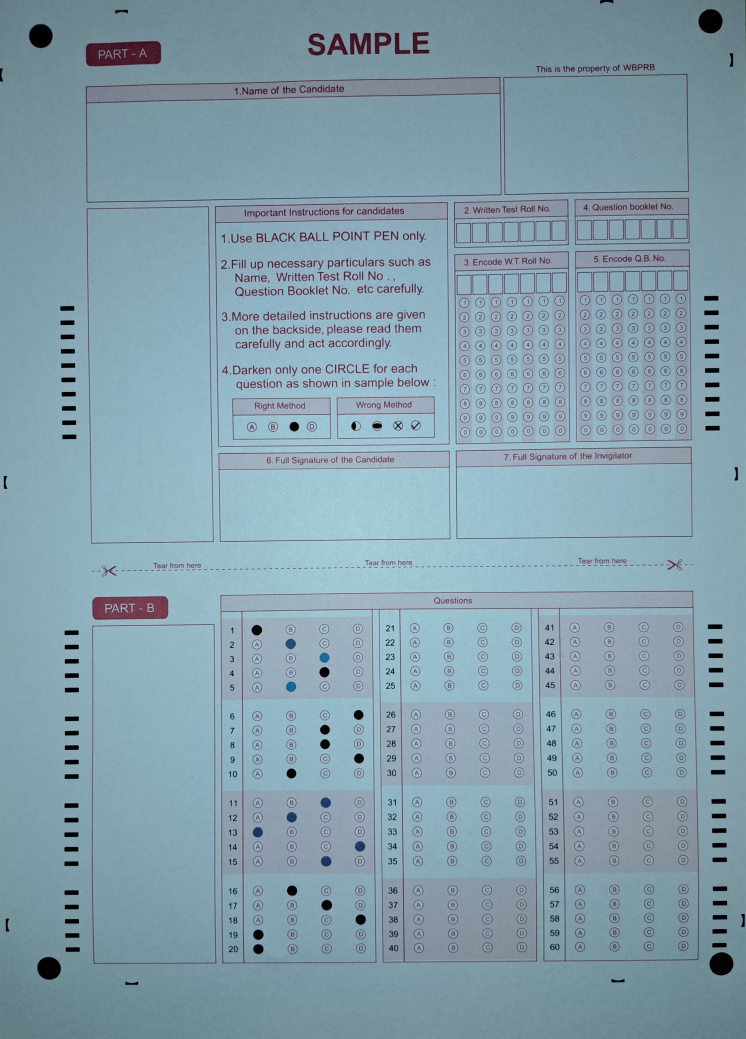
#> input picture images/test (3).jpg, 2984 x 4153 px, found by its file name (shown at 1/4 size)
$ python sharperner.py
#> lines starting #> are read from the running program, lines starting #| are printed output that depends on the picture; after the words box and inside, x2 and y2 are one past the last pixel; in counts of white or black regions, pixels touching at a corner belong together
#> further down, image is the input picture: shape (4153, 2984, 3); mean B, G, R 171.7, 158.7, 132.2
import cv2
import numpy as np


def sharpen_image(image):
    # Convert image to grayscale
    gray = cv2.cvtColor(image, cv2.COLOR_BGR2GRAY)
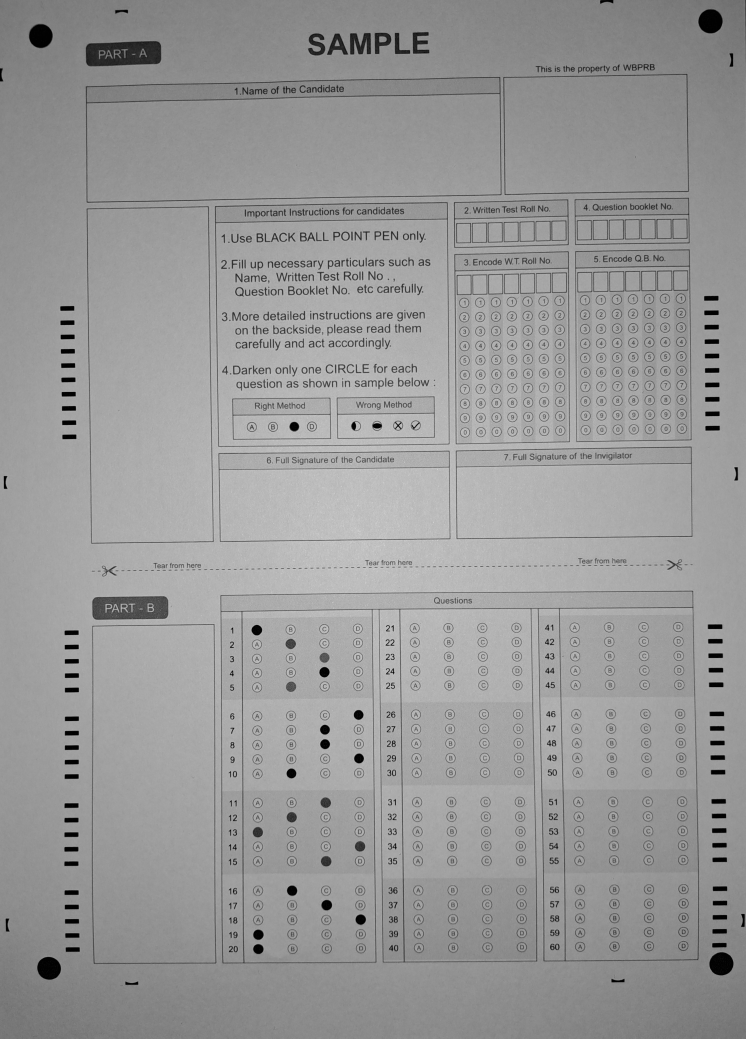
#> gray: shape (4153, 2984) (shown at 1/4 size); min 0, max 227, mean 152.2

    # Apply Gaussian blur to reduce noise
    blurred = cv2.GaussianBlur(gray, (5, 5), 0)

    # Apply unsharp masking to enhance edges
    sharpened = cv2.addWeighted(gray, 1.5, blurred, -0.5, 0)

    # Apply adaptive thresholding to remove background noise
    _, thresholded = cv2.threshold(
        sharpened, 0, 255, cv2.THRESH_BINARY + cv2.THRESH_OTSU
    )
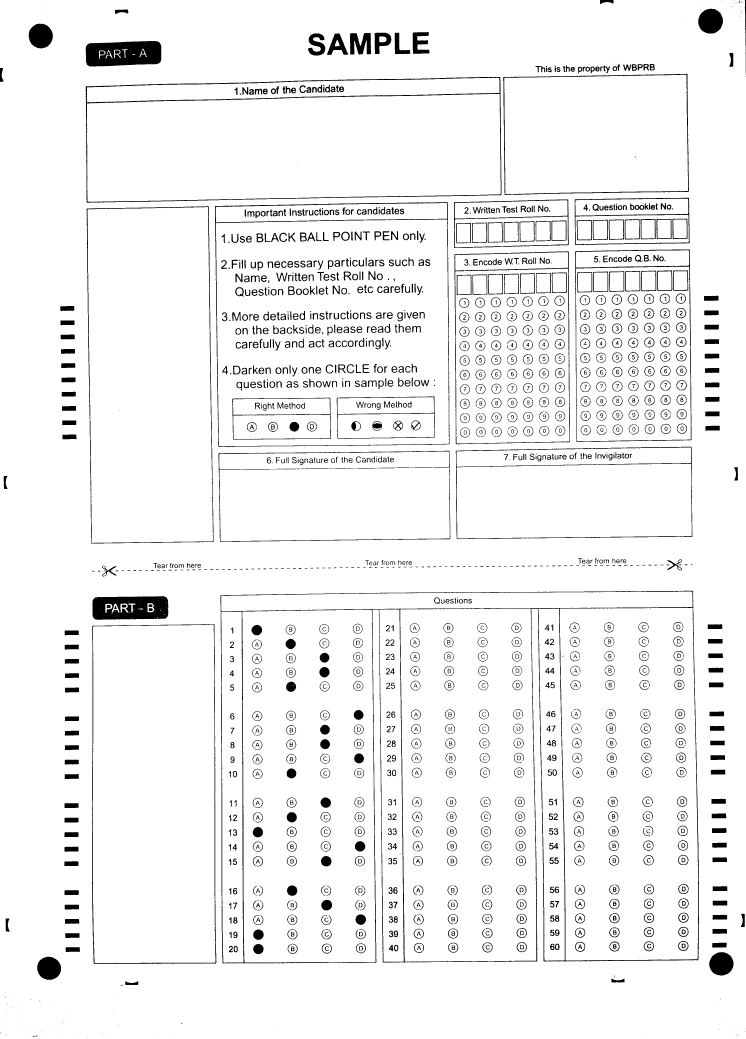
#> thresholded: shape (4153, 2984) (shown at 1/4 size); 94.8% white; 1890 black regions (234 under 20 px)

    return thresholded

def get_image_part(contour_part, image):
    x, y, w, h = cv2.boundingRect(np.array(contour_part))
    return image[y : y + h, x : x + w]

# [67 lines left out: function points, not called in this run]


def get_points(sharpened_image):
    _, thresholded = cv2.threshold(sharpened_image, 127, 255, cv2.THRESH_BINARY)

    # Find contours in the thresholded image
    contours, _ = cv2.findContours(thresholded, cv2.RETR_TREE, cv2.CHAIN_APPROX_SIMPLE)
#> contours = 2877 contours, 460 with area under 20; largest, box (x1, y1, x2, y2) and area: (0, 0, 2984, 4153) 12383600, (881, 2362, 2797, 3855) 2741703, (858, 808, 1799, 1788) 899952, (885, 2366, 2771, 3847) 854729, (864, 877, 1796, 1785) 825849

    image_parts = list()
    largest_area = 0
    # Iterate over all contours
    for i, contour in enumerate(contours):
        # Get the image for the contour
        x, y, w, h = cv2.boundingRect(np.array(contour))
        if w * h > 8000:
            image_parts.append((x, y, w, h))
            if w * h > largest_area:
                largest_area = w * h
#> this loop made 2877 passes
#> (x, y, w, h, largest_area) on pass 1: (0, 0, 2984, 4153, 12392552)
#> (x, y, w, h) on passes 5, 6, 7, 9, 10, 12: (348, 4146, 4, 4), (435, 4145, 3, 4), (2927, 4143, 3, 4), (130, 4140, 21, 9), (2946, 4138, 5, 5), (25, 4138, 4, 4)
#> after the loop, image_parts = 48 items, first 6: (0, 0, 2984, 4153), (148, 3826, 97, 94), (2836, 3808, 99, 95), (366, 2496, 501, 1361), (371, 2499, 491, 1353), (369, 2384, 305, 96); largest_area = 12392552


    circles_points = []

    for x, y, w, h in image_parts:
        image_part = sharpened_image[y : y + h, x : x + w]
        image_area = w * h
        circle_area = 3.14 * (min(w, h) / 2) ** 2
        filled_pixels = np.sum(image_part == 0)
        _range = range(int(0.95 * circle_area), int(1.05 * circle_area))
        # print(circle_area, filled_pixels)
        if filled_pixels in _range:
            circles_points.append((x, y, w, h))
#> this loop made 48 passes
#> (x, y, w, h, image_area, circle_area, filled_pixels) on passes 1 to 12: (0, 0, 2984, 4153, 12392552, 6989841, 643218), (148, 3826, 97, 94, 9118, 6936.3, 6913), (2836, 3808, 99, 95, 9405, 7084.6, 7110), (366, 2496, 501, 1361, 681861, 197035.8, 10465), (371, 2499, 491, 1353, 664323, 189248.6, 6659), (369, 2384, 305, 96, 29280, 7234.6, 24424), (881, 2362, 1916, 1493, 2860588, 1749803.5, 176723), (885, 2446, 89, 1405, 125045, 6218, 12952), (969, 2438, 534, 1412, 754008, 223847.5, 55668), (1517, 2437, 98, 1410, 138180, 7539.1, 14381), (2153, 2434, 106, 1409, 149354, 8820.3, 15235), (2238, 2431, 555, 1411, 783105, 241799.6, 39726)
#> pass 2, in get_points, `image_part = sharpened_image[y : y + h, x : x + w]`:
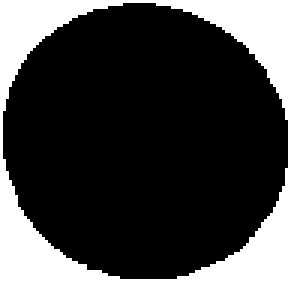
#> image_part: shape (94, 97) (shown 3 times larger); 24.2% white; 1 white region, box (x1, y1, x2, y2) and area: (0, 0, 97, 94) 2205
#> pass 3, in get_points, `image_part = sharpened_image[y : y + h, x : x + w]`:
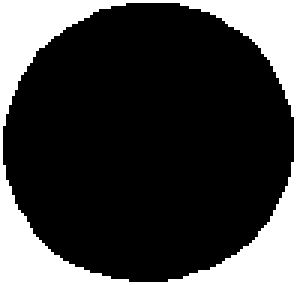
#> image_part: shape (95, 99) (shown 3 times larger); 24.4% white; 1 white region, box (x1, y1, x2, y2) and area: (0, 0, 99, 95) 2295
#> after the loop, circles_points = [(148, 3826, 97, 94), (2836, 3808, 99, 95), (113, 93, 100, 102), (2792, 34, 101, 101)]

    return circles_points


image = cv2.imread("images/test (3).jpg")
sharpened_image = sharpen_image(image)
circles_points = get_points(sharpened_image)
print(circles_points)
#| [(148, 3826, 97, 94), (2836, 3808, 99, 95), (113, 93, 100, 102), (2792, 34, 101, 101)]

# cv2.waitKey(0)
cv2.destroyAllWindows()

$ run again, with images/test (1).jpg copied over images/test (3).jpg
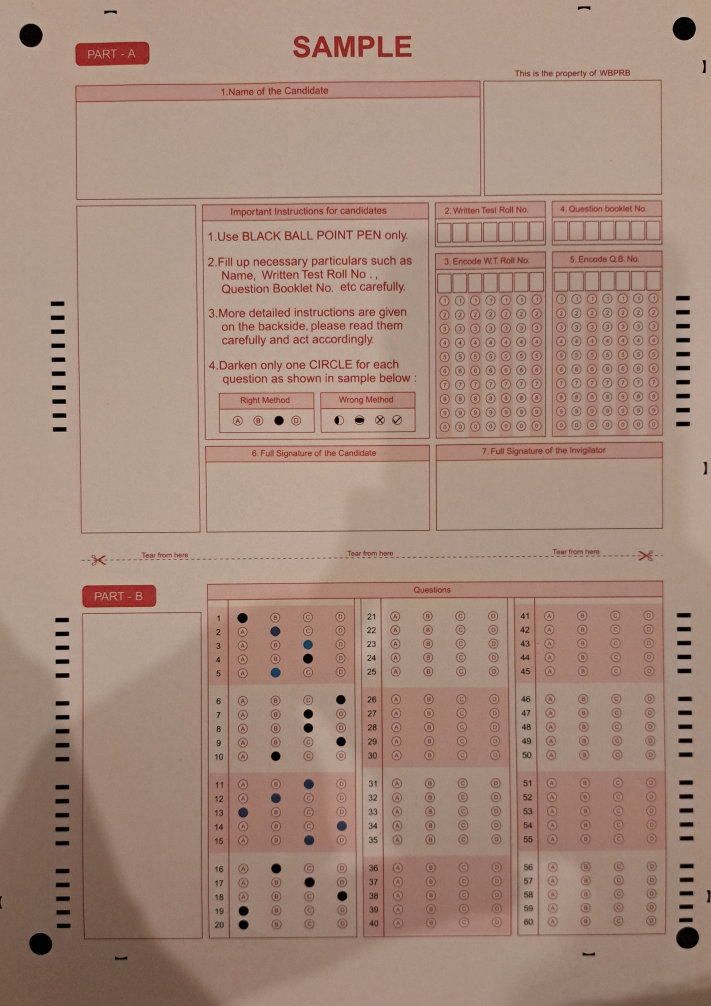
#> input picture images/test (1).jpg, 2841 x 4021 px, found by its file name (shown at 1/4 size)
#> image is the input picture: shape (4021, 2841, 3); mean B, G, R 124, 137.6, 165.5
#> in sharpen_image, `_, thresholded = cv2.threshold( sharpened, 0, 255, cv2.THRESH_BINARY +..`:
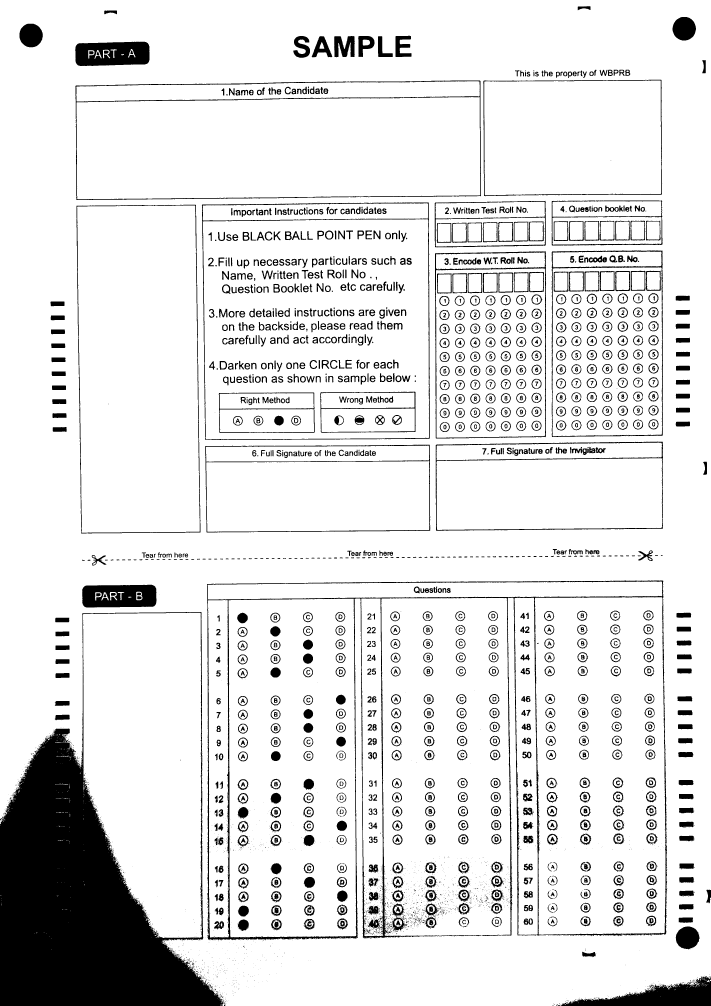
#> thresholded: shape (4021, 2841) (shown at 1/4 size); 88.4% white; 4587 black regions (2978 under 20 px)
#> contours = 7227 contours, 4831 with area under 20; largest, box (x1, y1, x2, y2) and area: (0, 0, 2841, 4021) 10319220, (827, 2321, 2670, 3763) 1861490, (806, 809, 1720, 1761) 854307, (812, 877, 1716, 1757) 781993, (300, 321, 1925, 801) 748836
#> the loop in get_points, `for i, contour in enumerate(contours):` made 7227 passes
#> (x, y, w, h, largest_area) on passes 606, 866: (332, 2451, 476, 1301, 619276), (0, 0, 2841, 4021, 11423661)
#> after the loop in get_points, `for i, contour in enumerate(contours):`: image_parts = 48 items, first 6: (332, 2451, 476, 1301), (0, 0, 2841, 4021), (2702, 3705, 96, 93), (328, 2338, 299, 93), (827, 2321, 1843, 1442), (832, 2400, 84, 1350); largest_area = 11423661
#> the loop in get_points, `for x, y, w, h in image_parts:` made 48 passes
#> (x, y, w, h, image_area, circle_area, filled_pixels) on passes 1 to 8: (332, 2451, 476, 1301, 619276, 177862.2, 94360), (0, 0, 2841, 4021, 11423661, 6335955.6, 1329316), (2702, 3705, 96, 93, 8928, 6789.5, 6627), (328, 2338, 299, 93, 27807, 6789.5, 23874), (827, 2321, 1843, 1442, 2657606, 1632300.7, 279309), (832, 2400, 84, 1350, 113400, 5539, 18296), (914, 2395, 511, 1354, 691894, 204980, 74560), (1445, 2393, 88, 1352, 118976, 6079, 21084)
#> pass 3, in get_points, `image_part = sharpened_image[y : y + h, x : x + w]`:
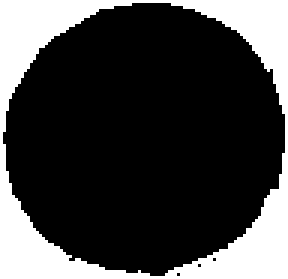
#> image_part: shape (93, 96) (shown 3 times larger); 25.8% white; 1 white region, box (x1, y1, x2, y2) and area: (0, 0, 96, 93) 2301
#> after the loop in get_points, `for x, y, w, h in image_parts:`: circles_points = [(2702, 3705, 96, 93), (1284, 1570, 374, 63), (77, 94, 95, 96), (2689, 67, 96, 96)]
#| [(2702, 3705, 96, 93), (1284, 1570, 374, 63), (77, 94, 95, 96), (2689, 67, 96, 96)]

$ run again, with images/test (2).jpg copied over images/test (3).jpg
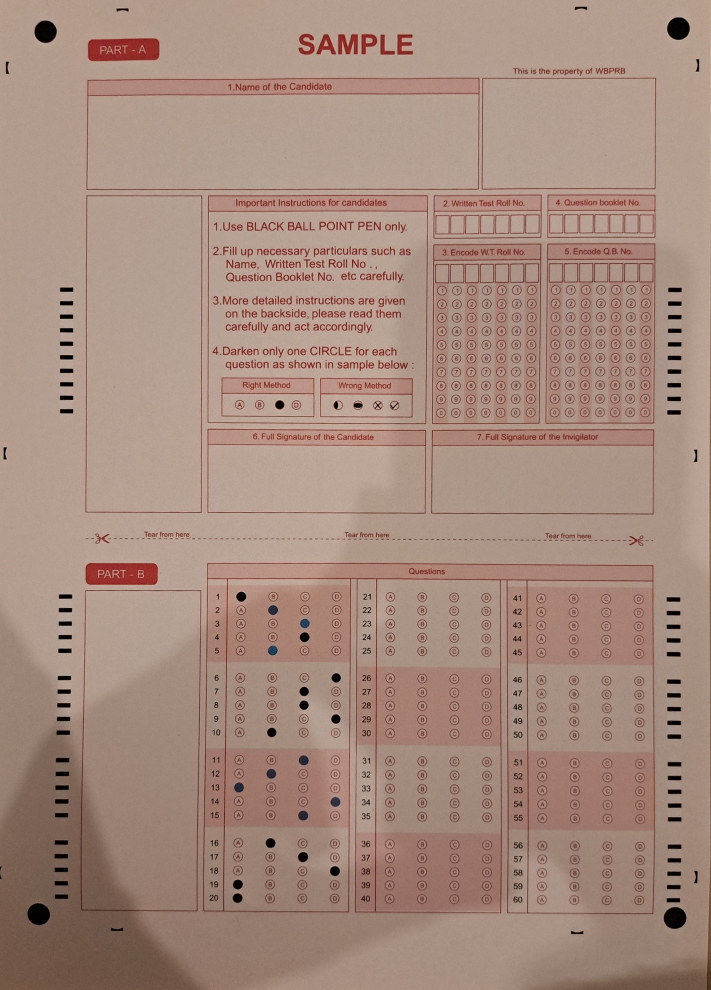
#> input picture images/test (2).jpg, 1422 x 1980 px, found by its file name (shown at 1/2 size)
#> image is the input picture: shape (1980, 1422, 3); mean B, G, R 126.2, 139.1, 166.6
#> in sharpen_image, `_, thresholded = cv2.threshold( sharpened, 0, 255, cv2.THRESH_BINARY +..`:
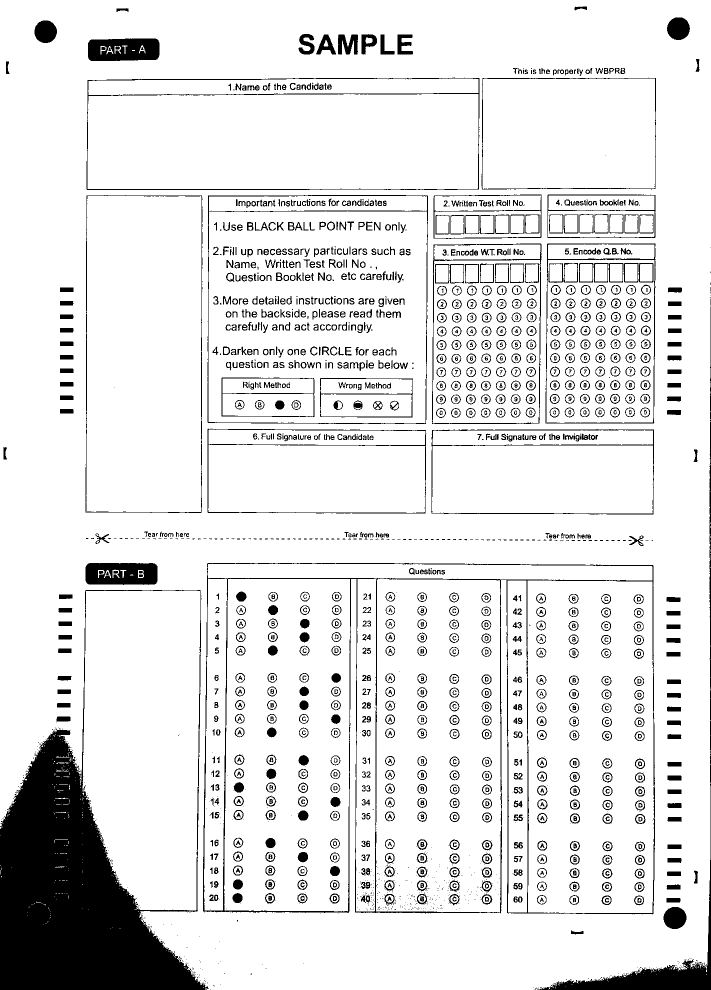
#> thresholded: shape (1980, 1422) (shown at 1/2 size); 89% white; 2202 black regions (772 under 20 px)
#> contours = 3604 contours, 1656 with area under 20; largest, box (x1, y1, x2, y2) and area: (0, 0, 1422, 1980) 2546668, (405, 1125, 1311, 1830) 614967, (414, 389, 857, 849) 201255, (417, 422, 854, 847) 183122, (172, 154, 960, 381) 175468
#> the loop in get_points, `for i, contour in enumerate(contours):` made 3604 passes
#> (x, y, w, h, largest_area) on passes 271, 335: (165, 1182, 236, 639, 150804), (0, 0, 1422, 1980, 2815560)
#> after the loop in get_points, `for i, contour in enumerate(contours):`: image_parts = 38 items, first 6: (165, 1182, 236, 639), (0, 0, 1422, 1980), (405, 1125, 906, 705), (1055, 1161, 253, 665), (1015, 1161, 40, 664), (752, 1158, 250, 667); largest_area = 2815560
#> the loop in get_points, `for x, y, w, h in image_parts:` made 38 passes
#> (x, y, w, h, image_area, circle_area, filled_pixels) on passes 1 to 8: (165, 1182, 236, 639, 150804, 43721.4, 14060), (0, 0, 1422, 1980, 2815560, 1587335.9, 310635), (405, 1125, 906, 705, 638730, 390164.6, 63426), (1055, 1161, 253, 665, 168245, 50247.1, 13897), (1015, 1161, 40, 664, 26560, 1256, 3853), (752, 1158, 250, 667, 166750, 49062.5, 14647), (712, 1158, 41, 665, 27265, 1319.6, 4160), (448, 1158, 252, 665, 167580, 49850.6, 17238)
#> pass 3, in get_points, `image_part = sharpened_image[y : y + h, x : x + w]`:
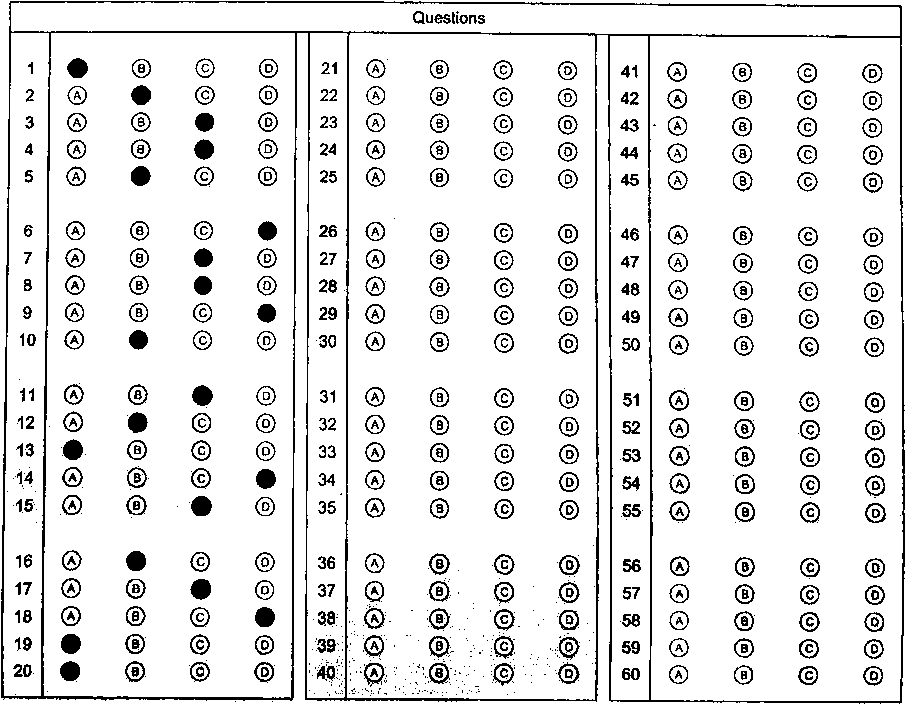
#> image_part: shape (705, 906); 90.1% white; black in thin lines or dots
#> after the loop in get_points, `for x, y, w, h in image_parts:`: circles_points = []
